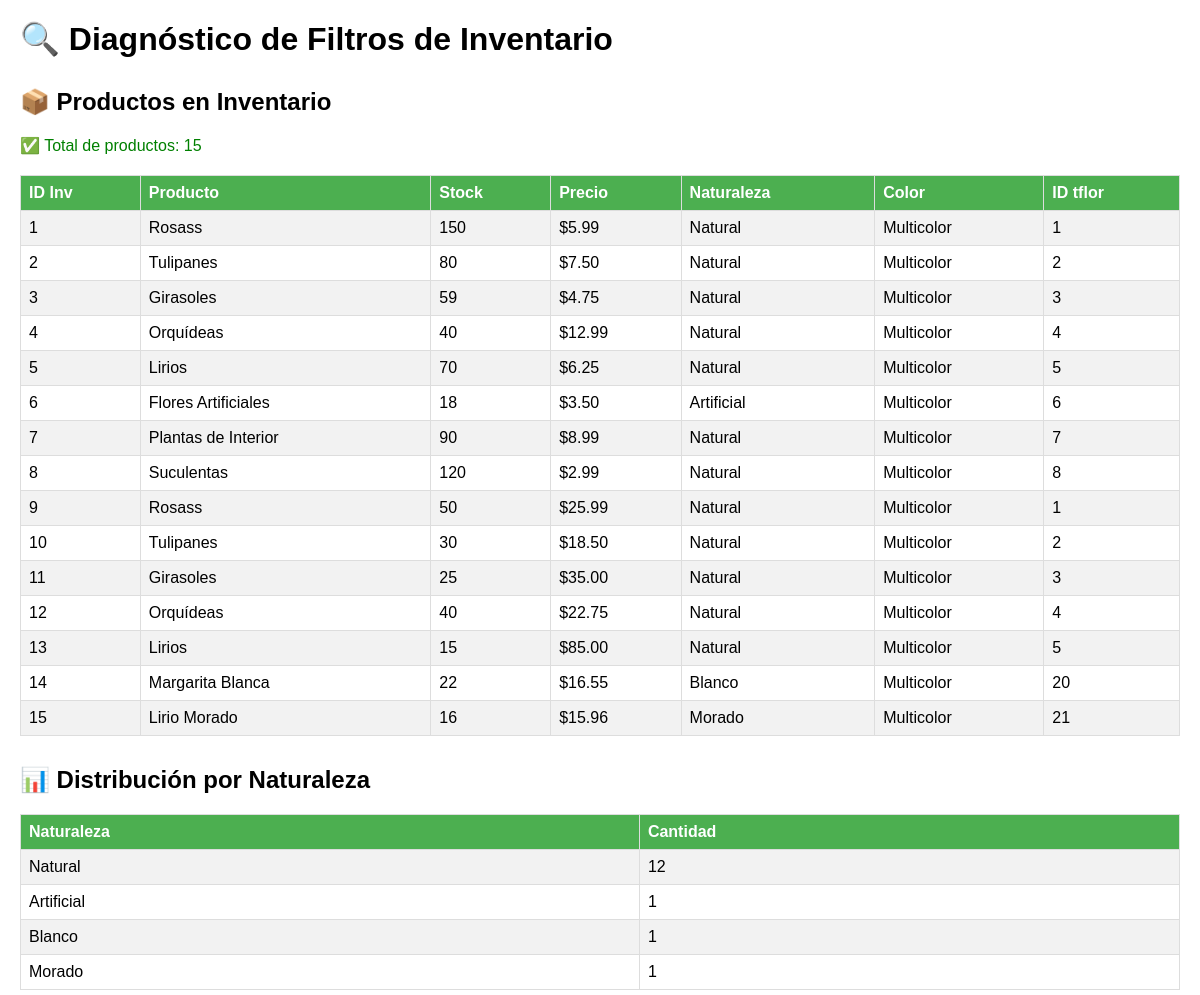
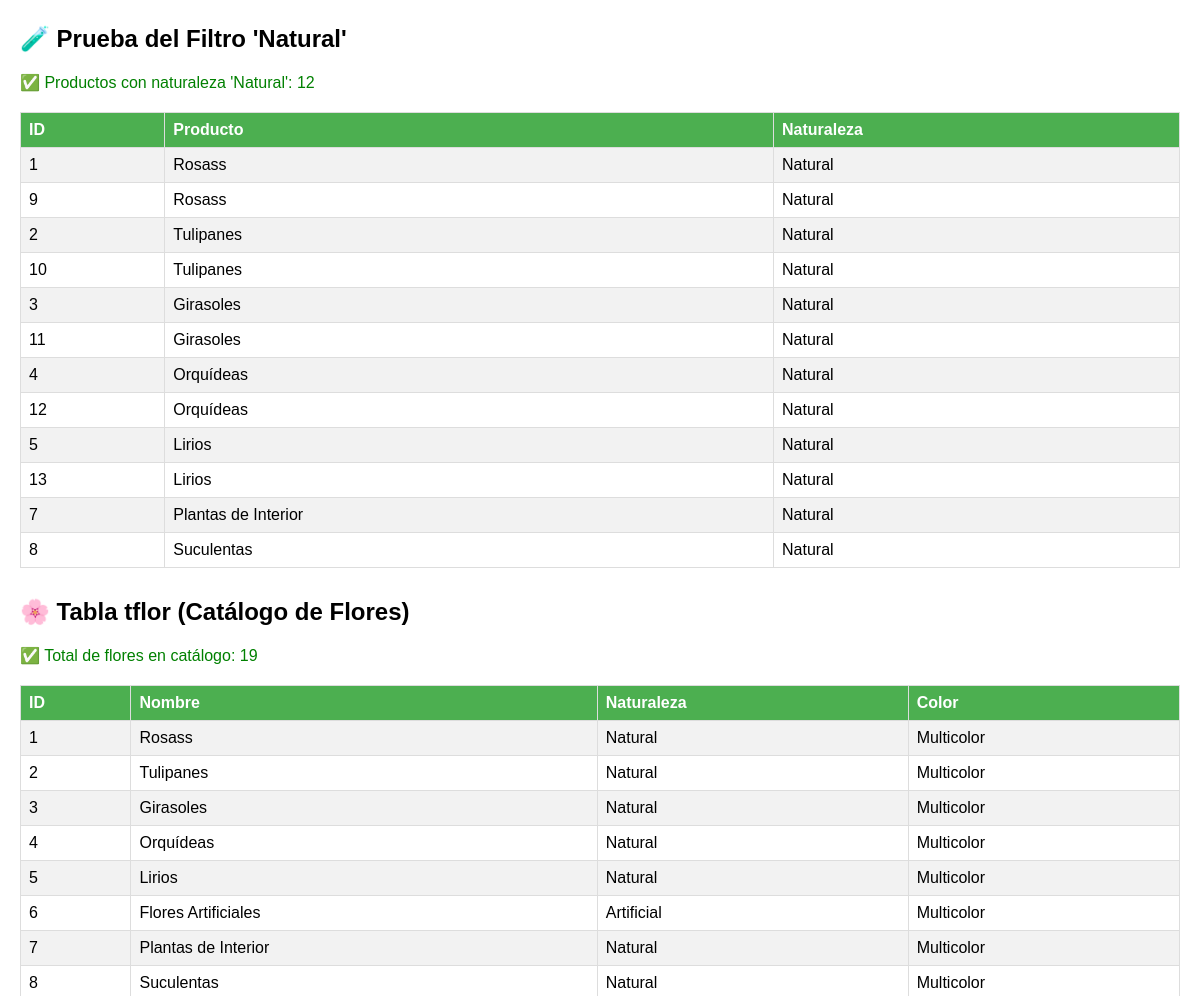
Before: /debug_filtros.php (upper part) with the older database file (2 pictures, top to bottom).
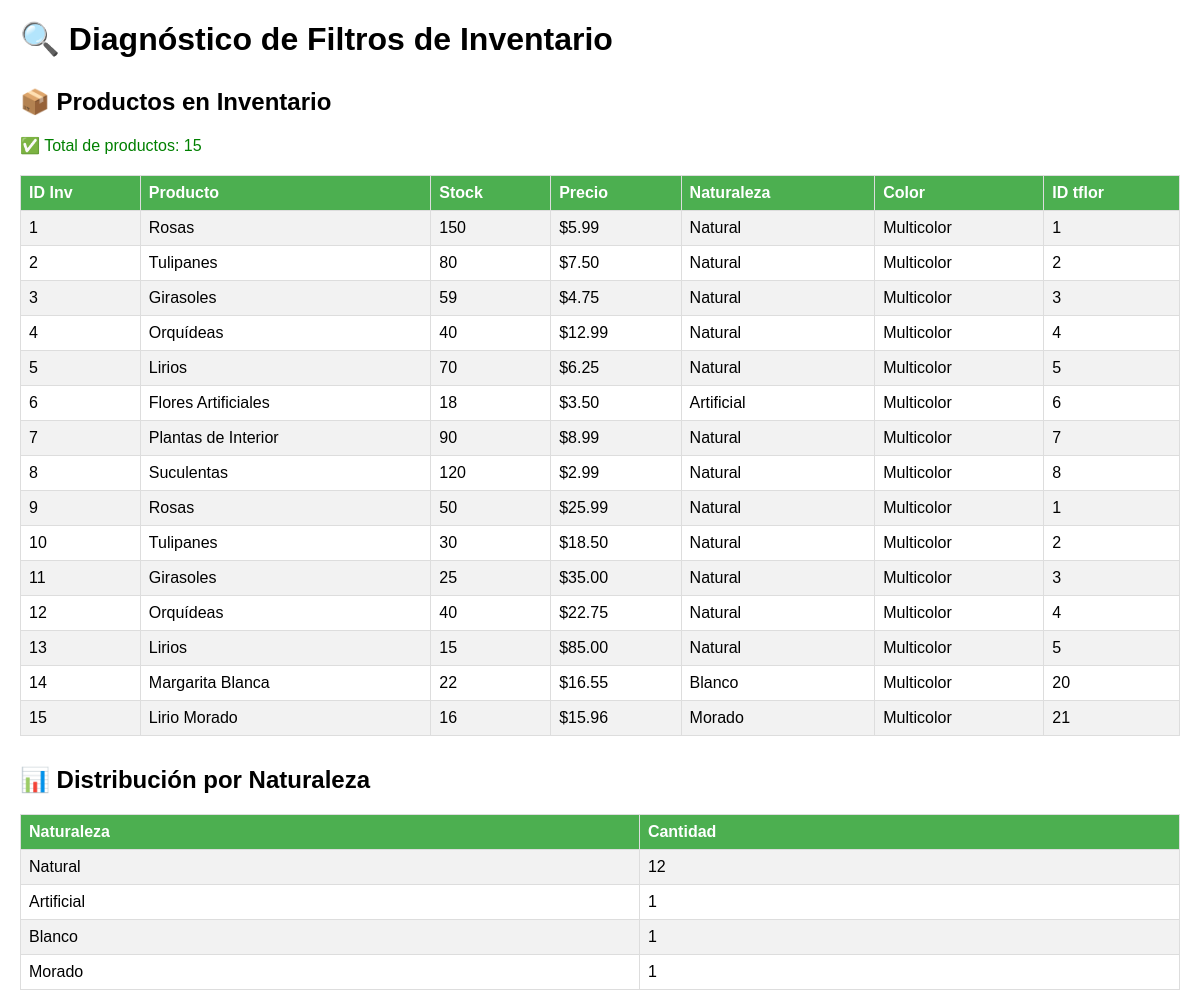
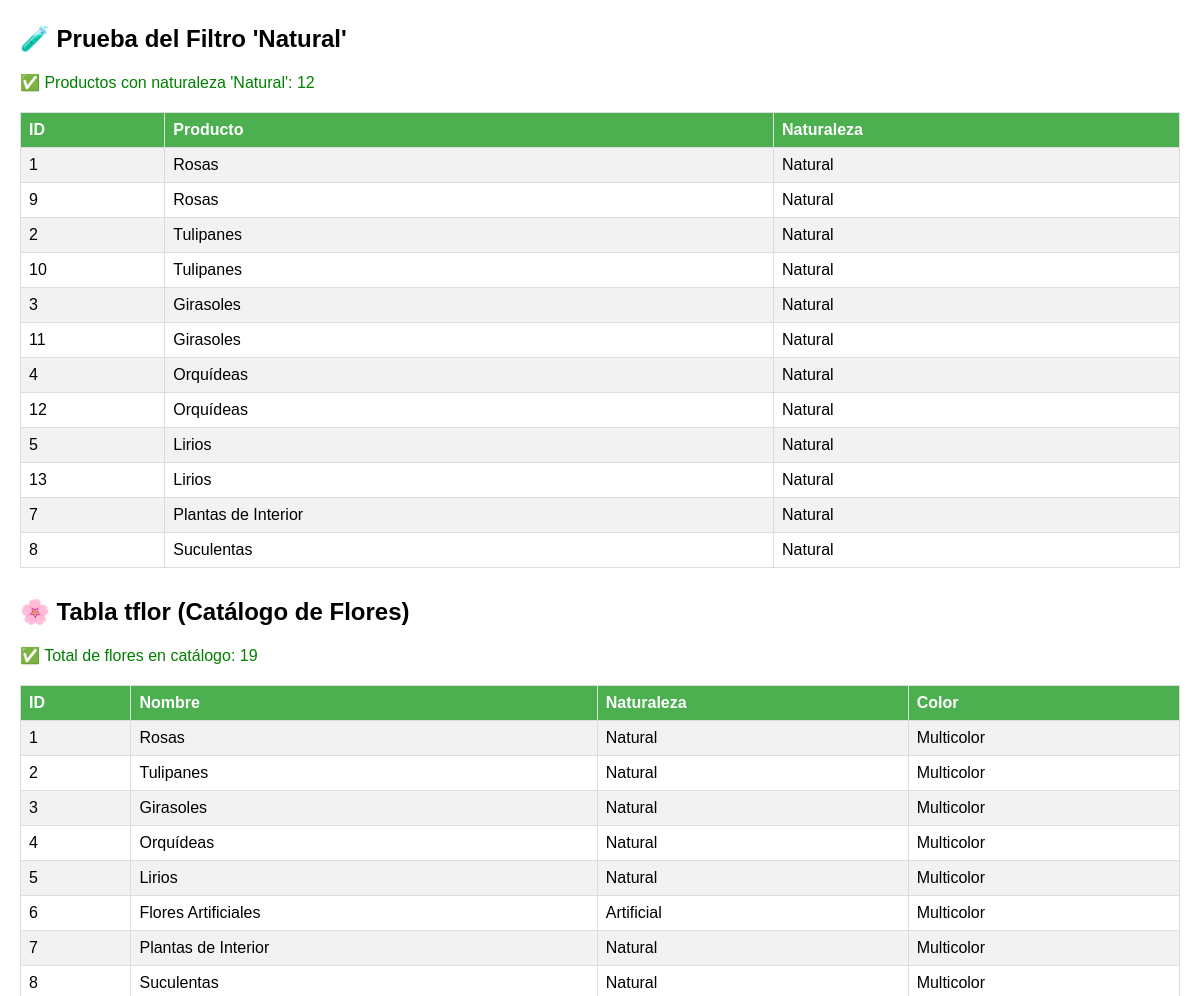
After: the same page with the newer database file (2 pictures, top to bottom).
### tables this page shows
CREATE TABLE `inv` (
  `idinv` int(11) NOT NULL,
  `idproducto` int(11) NOT NULL UNIQUE COMMENT 'ID único del producto para compatibilidad',
  `producto` varchar(255) DEFAULT NULL COMMENT 'Nombre del producto',
  `color` varchar(100) DEFAULT 'Sin especificar' COMMENT 'Color del producto',
  `estado` varchar(50) DEFAULT 'disponible' COMMENT 'Estado del producto (disponible, agotado, descontinuado)',
  `alimentacion` varchar(255) DEFAULT NULL,
  `tflor_idtflor` int(11) NOT NULL,
  `stock` int(11) NOT NULL DEFAULT 0,
  `precio` decimal(10,2) NOT NULL,
  `fecha_actualizacion` timestamp NOT NULL DEFAULT current_timestamp() ON UPDATE current_timestamp(),
  `empleado_id` int(11) DEFAULT NULL COMMENT 'ID del empleado que realizó el movimiento',
  `motivo` varchar(255) DEFAULT NULL COMMENT 'Motivo del movimiento de inventario',
  `cantidad_disponible` int(11) DEFAULT 0
);

CREATE TABLE `tflor` (
  `idtflor` int(11) NOT NULL,
  `nombre` varchar(255) NOT NULL,
  `naturaleza` varchar(255) DEFAULT NULL,
  `descripcion` text DEFAULT NULL,
  `precio` decimal(10,2) NOT NULL DEFAULT 0.00,
  `fecha_creacion` datetime DEFAULT current_timestamp() COMMENT 'Fecha de creación del producto',
  `activo` tinyint(1) DEFAULT 1 COMMENT 'Si el producto está activo',
  `color` varchar(100) DEFAULT 'Multicolor',
  `precio_venta` decimal(10,2) DEFAULT 0.00,
  `estado` varchar(50) DEFAULT 'activo'
);

### debug_filtros.php (the view, shortened to what this page needs)
<?php
echo "<h1>🔍 Diagnóstico de Filtros de Inventario</h1>";
try {
    $conexion = new conexion();
    $db = $conexion->get_conexion();
    echo "<div class='section'>";
    echo "<h2>📦 Productos en Inventario</h2>";
    $sql = "SELECT
                i.idinv,
                COALESCE(t.nombre, CONCAT('Producto ID-', i.idinv)) as producto,
                i.stock,
                i.precio,
                COALESCE(t.naturaleza, 'Sin clasificar') as naturaleza,
                COALESCE(t.color, 'Sin especificar') as color,
                i.tflor_idtflor
            FROM inv i
            LEFT JOIN tflor t ON i.tflor_idtflor = t.idtflor
            ORDER BY i.idinv ASC";
    $stmt = $db->prepare($sql);
    $stmt->execute();
    $productos = $stmt->fetchAll(PDO::FETCH_ASSOC);
    echo "<p class='success'>✅ Total de productos: " . count($productos) . "</p>";
    echo "<table>";
    echo "<tr>
            <th>ID Inv</th>
            <th>Producto</th>
            <th>Stock</th>
            <th>Precio</th>
            <th>Naturaleza</th>
            <th>Color</th>
            <th>ID tflor</th>
          </tr>";
    foreach ($productos as $prod) {
        echo "<tr>";
        echo "<td>" . $prod['idinv'] . "</td>";
        echo "<td>" . htmlspecialchars($prod['producto']) . "</td>";
        echo "<td>" . $prod['stock'] . "</td>";
        echo "<td>$" . number_format($prod['precio'], 2) . "</td>";
        echo "<td>" . htmlspecialchars($prod['naturaleza']) . "</td>";
        echo "<td>" . htmlspecialchars($prod['color']) . "</td>";
        echo "<td>" . ($prod['tflor_idtflor'] ?? '<span class="warning">NULL</span>') . "</td>";
        echo "</tr>";
    }
    echo "</table>";
    echo "</div>";
    echo "<div class='section'>";
    echo "<h2>📊 Distribución por Naturaleza</h2>";
    $sql_dist = "SELECT
                    COALESCE(t.naturaleza, 'Sin clasificar') as naturaleza,
                    COUNT(*) as cantidad
                 FROM inv i
                 LEFT JOIN tflor t ON i.tflor_idtflor = t.idtflor
                 GROUP BY COALESCE(t.naturaleza, 'Sin clasificar')
                 ORDER BY cantidad DESC";
    $stmt_dist = $db->prepare($sql_dist);
    $stmt_dist->execute();
    $distribucion = $stmt_dist->fetchAll(PDO::FETCH_ASSOC);
    echo "<table>";
    echo "<tr><th>Naturaleza</th><th>Cantidad</th></tr>";
    foreach ($distribucion as $dist) {
        echo "<tr>";
        echo "<td>" . htmlspecialchars($dist['naturaleza']) . "</td>";
        echo "<td>" . $dist['cantidad'] . "</td>";
        echo "</tr>";
    }
    echo "</table>";
    echo "</div>";
    echo "<div class='section'>";
    echo "<h2>🧪 Prueba del Filtro 'Natural'</h2>";
    $sql_filtro = "SELECT
                    i.idinv,
                    COALESCE(t.nombre, CONCAT('Producto ID-', i.idinv)) as producto,
                    COALESCE(t.naturaleza, 'Sin clasificar') as naturaleza
                   FROM inv i
                   LEFT JOIN tflor t ON i.tflor_idtflor = t.idtflor
                   WHERE COALESCE(t.naturaleza, 'Sin clasificar') = 'Natural'";
    $stmt_filtro = $db->prepare($sql_filtro);
    $stmt_filtro->execute();
    $productos_natural = $stmt_filtro->fetchAll(PDO::FETCH_ASSOC);
    echo "<p class='success'>✅ Productos con naturaleza 'Natural': " . count($productos_natural) . "</p>";
    if (count($productos_natural) > 0) {
        echo "<table>";
        echo "<tr><th>ID</th><th>Producto</th><th>Naturaleza</th></tr>";
        foreach ($productos_natural as $prod) {
            echo "<tr>";
            echo "<td>" . $prod['idinv'] . "</td>";
            echo "<td>" . htmlspecialchars($prod['producto']) . "</td>";
            echo "<td>" . htmlspecialchars($prod['naturaleza']) . "</td>";
            echo "</tr>";
        }
        echo "</table>";
    } else {
        echo "<p class='warning'>⚠️ No se encontraron productos con naturaleza 'Natural'</p>";
    }
    echo "</div>";
    echo "<div class='section'>";
    echo "<h2>🌸 Tabla tflor (Catálogo de Flores)</h2>";
    $sql_tflor = "SELECT idtflor, nombre, naturaleza, color FROM tflor ORDER BY idtflor ASC";
    $stmt_tflor = $db->prepare($sql_tflor);
    $stmt_tflor->execute();
    $flores = $stmt_tflor->fetchAll(PDO::FETCH_ASSOC);
    echo "<p class='success'>✅ Total de flores en catálogo: " . count($flores) . "</p>";
    if (count($flores) > 0) {
        echo "<table>";
        echo "<tr><th>ID</th><th>Nombre</th><th>Naturaleza</th><th>Color</th></tr>";
        foreach ($flores as $flor) {
            echo "<tr>";
            echo "<td>" . $flor['idtflor'] . "</td>";
            echo "<td>" . htmlspecialchars($flor['nombre']) . "</td>";
            echo "<td>" . htmlspecialchars($flor['naturaleza'] ?? 'NULL') . "</td>";
            echo "<td>" . htmlspecialchars($flor['color'] ?? 'NULL') . "</td>";
            echo "</tr>";
        }
        echo "</table>";
    }
    echo "</div>";
} catch (Exception $e) {
    echo "<p class='error'>❌ Error: " . $e->getMessage() . "</p>";
}
?>

Changed rows visible on the page:
computed for inv id 1: producto "Rosass" → "Rosas"
computed for inv id 9: producto "Rosass" → "Rosas"
changed tflor id 1: nombre "Rosass" → "Rosas"
